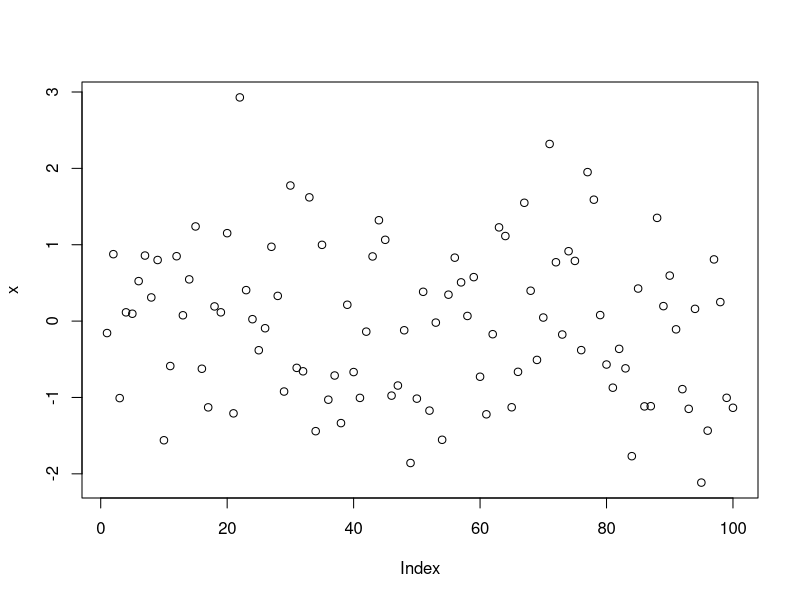

This chart was generated by the following R code: (Note: this script raises an error after producing the figure.)
## ---- chunk 1
10^2 + 26
## ---- chunk 2
a <- 4
a
## ---- chunk 3
a*5
## ---- chunk 4
a
## ---- chunk 5
a <- a + 10
a
## ---- chunk 6
rm(list=ls())
## ---- chunk 7
b=c(3,4,5)
b
## ---- chunk 8
(3+4+5)/3
## ---- chunk 9
mean(x=b)
## ---- chunk 10
mean(b)
## ---- chunk 11
# rnorm() は、ランダム分布からランダムサンプルを生成する関数です。

x <- rnorm(100)

# plot() をチャート化する基本的な関数です。

plot(x)
## ---- chunk 12
j <- c(1,2,NA)
## ---- chunk 13
max(j)

## ---- chunk 14
max(j, na.rm=T)
## ---- chunk 15
sum(j)
# 比べてみましょう。
sum(j, na.rm=T)
## ---- chunk 16
m <- "apples"
m
## ---- chunk 17
n <- pears
## ---- chunk 18
m + 2
## ---- chunk 19
date1 <- strptime(c("20100225230000", "20100226000000", "20100226010000"), format="%Y%m%d%H%M%S")
date1
## ---- chunk 20
# lubridateパッケージをインストールしていない場合は、以下の行のコメントを外して実行してください。

# install.packages("lubridate")

library(lubridate)

date1 <- ymd_hms(c("20100225230000", "20100226000000", "20100226010000"))
## ---- chunk 21
sample_df <- data.frame(id=c(1001,1002,1003,1004), name=c("Steve", "Pam", "Jim", "Dwight"), age=c(26, 65, 15, 7), race=c("White", "Black", "White", "Hispanic"))
sample_df$race <- factor(sample_df$race)
sample_df$id <- factor(sample_df$id)
sample_df$name <- as.character(sample_df$name)
## ---- chunk 22
str(sample_df)
## ---- chunk 23
levels(sample_df$race)
## ---- chunk 24
summary(sample_df$race)
## ---- chunk 25
sample_df$race
as.character(sample_df$race)
## ---- chunk 26
sample_df$name
factor(sample_df$name)
## ---- chunk 27
sample_df$id
as.numeric(sample_df$id)
## ---- chunk 28
sample_df$id
as.numeric(as.character(sample_df$id))
## ---- chunk 29
percent_change <- function(first_number, second_number) {
  pc <- (second_number-first_number)/first_number*100
  return(pc)
}

percent_change(100,150)
## ---- chunk 30
percent_change("what", "happens")
